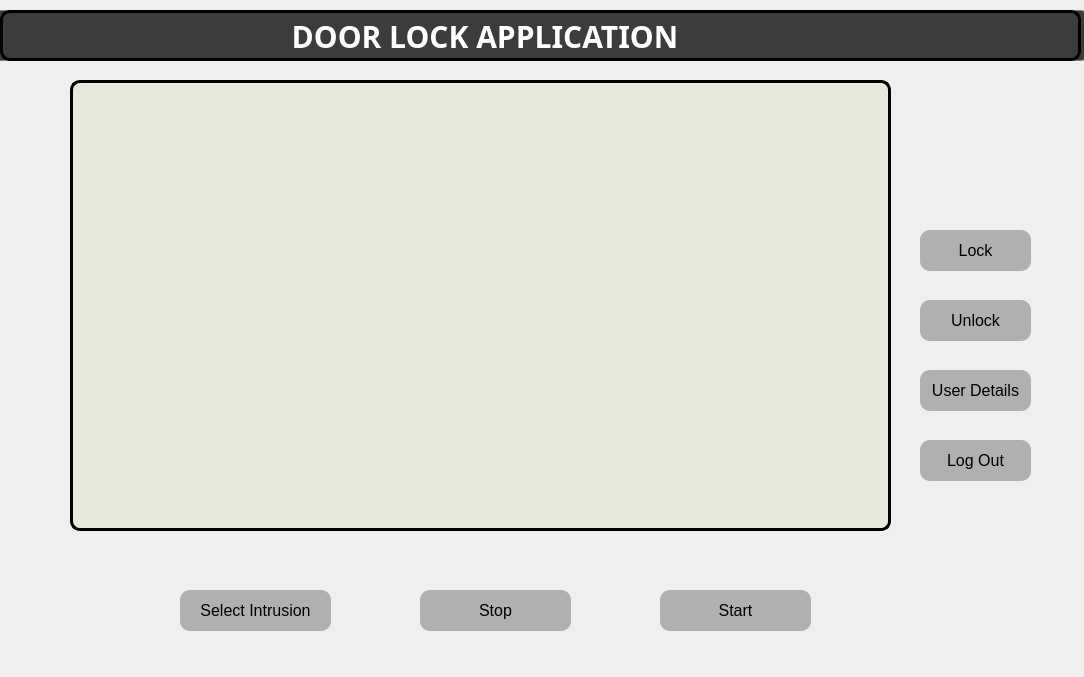
<?xml version="1.0" encoding="UTF-8"?>
<ui version="4.0">
 <class>Dialog</class>
 <widget class="QDialog" name="Dialog">
  <property name="geometry">
   <rect>
    <x>0</x>
    <y>0</y>
    <width>1084</width>
    <height>677</height>
   </rect>
  </property>
  <property name="minimumSize">
   <size>
    <width>0</width>
    <height>540</height>
   </size>
  </property>
  <property name="maximumSize">
   <size>
    <width>1478</width>
    <height>16777215</height>
   </size>
  </property>
  <property name="font">
   <font>
    <family>Arial</family>
    <pointsize>-1</pointsize>
   </font>
  </property>
  <property name="windowTitle">
   <string>Dialog</string>
  </property>
  <property name="styleSheet">
   <string notr="true">#Dialog
{
background:url(&quot;wall4.jpg&quot;);
}
*{
font-family:&quot;Arial&quot;, Gadget, sans-serif;
font-size:16px;

}
#label_3
{
text-align:center;
align-item:center;
background:transparent;
boarder:none;
font-family:Stencil Std, fantasy;
font-weight:bold;
font-size:30px;
}
QFrame
{
   background-color: rgba( 230, 230, 216, 80% );
	border-radius:10px;
	border:1px solid grey;
   
   
}
QPushButton
{
	background:#B0B0B0;
	border-radius:10px;
	
}
QPushButton:Hover
{
	background:red;
	border-radius:10px;
	cursor:pointer;
}
QLabel
{
border:3px solid black
}
#face
{
background:transparent;
border:none;
}
#hand
{
background:transparent;
border:none;
}</string>
  </property>
  <widget class="QLabel" name="processedImgLabel">
   <property name="geometry">
    <rect>
     <x>70</x>
     <y>80</y>
     <width>821</width>
     <height>451</height>
    </rect>
   </property>
   <property name="styleSheet">
    <string notr="true">background-image:url(E:/FYP 2019-20/Code/FaceRecognition-master/Wallpaper/cam)</string>
   </property>
   <property name="frameShape">
    <enum>QFrame::Box</enum>
   </property>
   <property name="text">
    <string/>
   </property>
   <property name="pixmap">
    <pixmap>Wallpaper/cam.jpg</pixmap>
   </property>
   <property name="scaledContents">
    <bool>true</bool>
   </property>
  </widget>
  <widget class="QPushButton" name="stopButton">
   <property name="geometry">
    <rect>
     <x>420</x>
     <y>590</y>
     <width>151</width>
     <height>41</height>
    </rect>
   </property>
   <property name="cursor">
    <cursorShape>PointingHandCursor</cursorShape>
   </property>
   <property name="styleSheet">
    <string notr="true"/>
   </property>
   <property name="text">
    <string>Stop</string>
   </property>
   <property name="icon">
    <iconset>
     <normaloff>Wallpaper/icons8-camera-64 (2).png</normaloff>Wallpaper/icons8-camera-64 (2).png</iconset>
   </property>
   <property name="iconSize">
    <size>
     <width>35</width>
     <height>35</height>
    </size>
   </property>
  </widget>
  <widget class="QPushButton" name="startButton">
   <property name="geometry">
    <rect>
     <x>660</x>
     <y>590</y>
     <width>151</width>
     <height>41</height>
    </rect>
   </property>
   <property name="cursor">
    <cursorShape>PointingHandCursor</cursorShape>
   </property>
   <property name="styleSheet">
    <string notr="true"/>
   </property>
   <property name="text">
    <string>Start</string>
   </property>
   <property name="icon">
    <iconset>
     <normaloff>Wallpaper/icons8-camera-64.png</normaloff>Wallpaper/icons8-camera-64.png</iconset>
   </property>
   <property name="iconSize">
    <size>
     <width>35</width>
     <height>35</height>
    </size>
   </property>
  </widget>
  <widget class="QPushButton" name="lockBtn">
   <property name="geometry">
    <rect>
     <x>920</x>
     <y>230</y>
     <width>111</width>
     <height>41</height>
    </rect>
   </property>
   <property name="text">
    <string>Lock</string>
   </property>
  </widget>
  <widget class="QPushButton" name="closeBtn">
   <property name="geometry">
    <rect>
     <x>920</x>
     <y>300</y>
     <width>111</width>
     <height>41</height>
    </rect>
   </property>
   <property name="autoFillBackground">
    <bool>false</bool>
   </property>
   <property name="text">
    <string>Unlock</string>
   </property>
  </widget>
  <widget class="QPushButton" name="int_btn">
   <property name="geometry">
    <rect>
     <x>180</x>
     <y>590</y>
     <width>151</width>
     <height>41</height>
    </rect>
   </property>
   <property name="cursor">
    <cursorShape>PointingHandCursor</cursorShape>
   </property>
   <property name="styleSheet">
    <string notr="true"/>
   </property>
   <property name="text">
    <string>Select Intrusion</string>
   </property>
   <property name="icon">
    <iconset>
     <normaloff>Wallpaper/icons8-camera-64.png</normaloff>Wallpaper/icons8-camera-64.png</iconset>
   </property>
   <property name="iconSize">
    <size>
     <width>35</width>
     <height>35</height>
    </size>
   </property>
  </widget>
  <widget class="QPushButton" name="detailBtn">
   <property name="geometry">
    <rect>
     <x>920</x>
     <y>370</y>
     <width>111</width>
     <height>41</height>
    </rect>
   </property>
   <property name="autoFillBackground">
    <bool>false</bool>
   </property>
   <property name="text">
    <string>User Details</string>
   </property>
  </widget>
  <widget class="QPushButton" name="logoutBtn">
   <property name="geometry">
    <rect>
     <x>920</x>
     <y>440</y>
     <width>111</width>
     <height>41</height>
    </rect>
   </property>
   <property name="autoFillBackground">
    <bool>false</bool>
   </property>
   <property name="text">
    <string>Log Out</string>
   </property>
  </widget>
  <widget class="QFrame" name="frame_2">
   <property name="geometry">
    <rect>
     <x>-10</x>
     <y>10</y>
     <width>1101</width>
     <height>51</height>
    </rect>
   </property>
   <property name="styleSheet">
    <string notr="true">
background-color: rgb(60, 60, 60);
color: rgb(255, 255, 255)</string>
   </property>
   <property name="frameShape">
    <enum>QFrame::StyledPanel</enum>
   </property>
   <property name="frameShadow">
    <enum>QFrame::Raised</enum>
   </property>
   <widget class="QLabel" name="label_3">
    <property name="geometry">
     <rect>
      <x>10</x>
      <y>0</y>
      <width>1081</width>
      <height>51</height>
     </rect>
    </property>
    <property name="text">
     <string>                                    DOOR LOCK APPLICATION</string>
    </property>
   </widget>
  </widget>
 </widget>
 <resources/>
 <connections/>
</ui>
